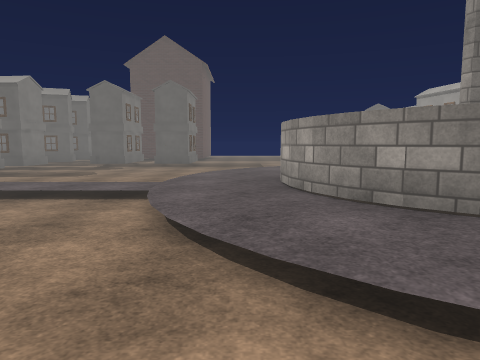
View 1 (above)

24 first-person views from a walk through a Unity game level. The camera is 1.5 m above the floor, tilts 6° down and sees 70° across. The floor is counted in squares, 2 m on a side. Each view is taken from the middle of a square. On the plan, view 1 faces up. The plan holds only what a view shows up to about 11 squares ahead; the rest is blank. The place goes on beyond the plan. The player is left out. Some animated figures are not drawn. Some surface patterns are stand-ins.

View 2
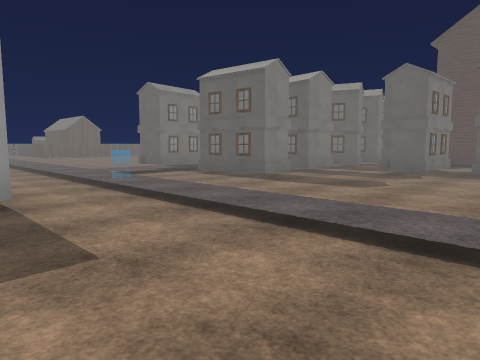

View 3
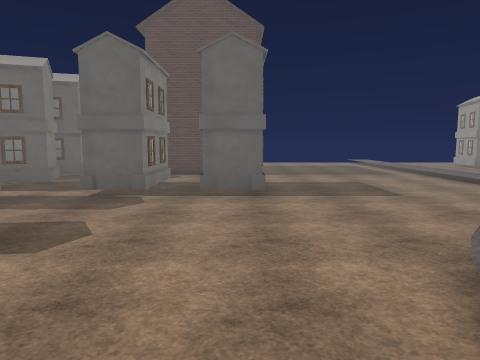

View 4
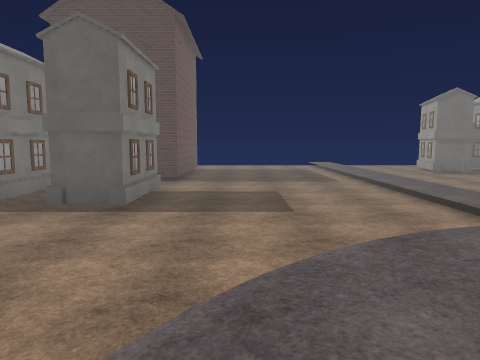

View 5
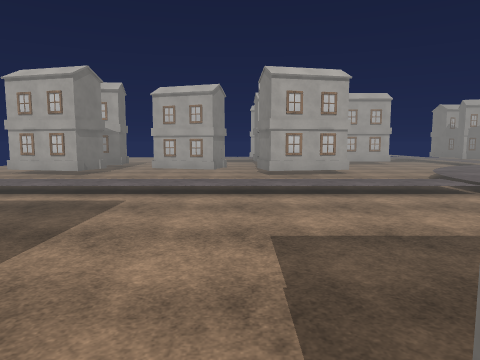

View 6
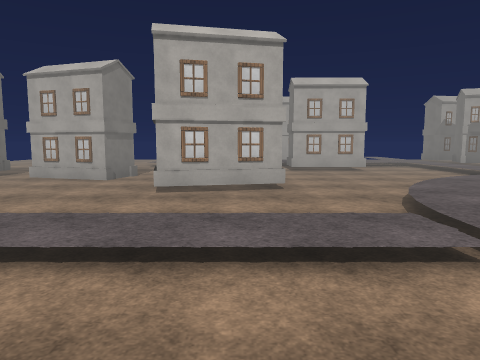

View 7
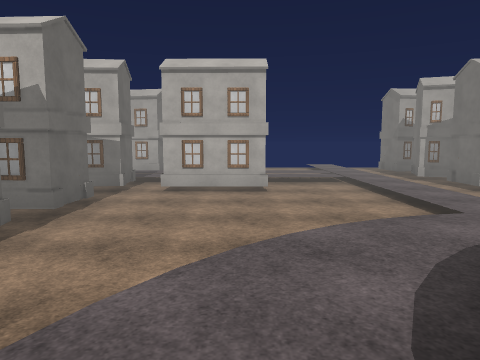

View 8
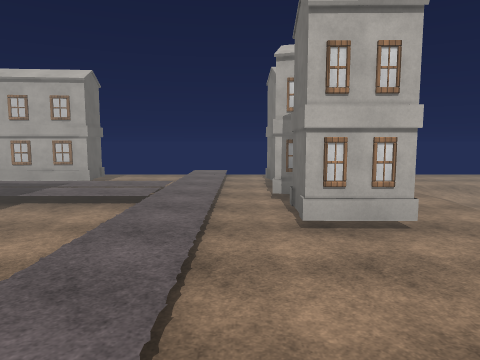

View 9
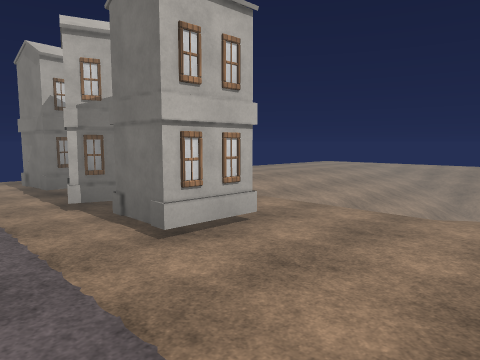

View 10
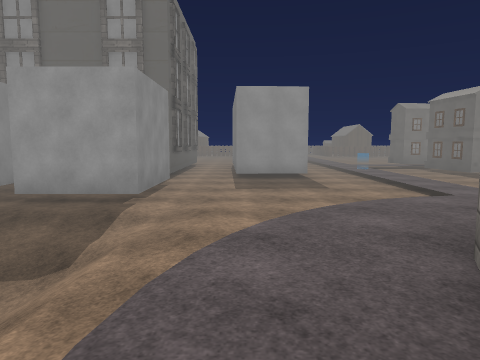

View 11
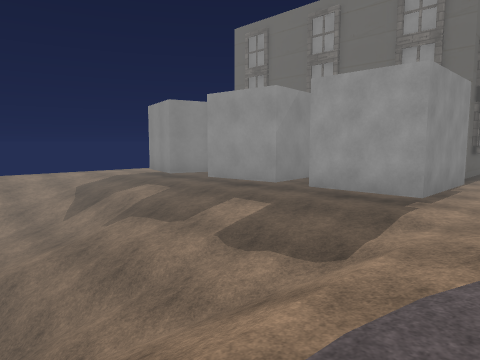

View 12
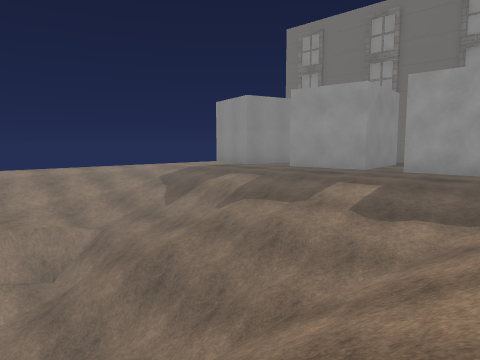

View 13
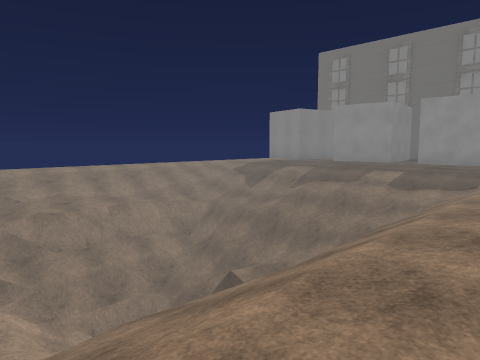

View 14
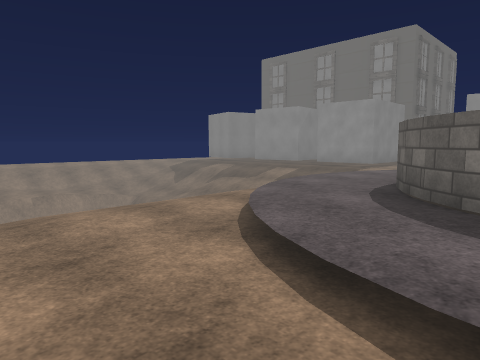

View 15
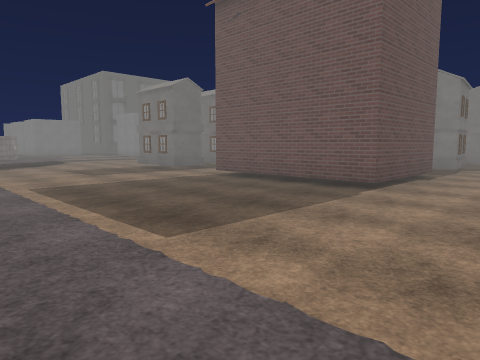

View 16
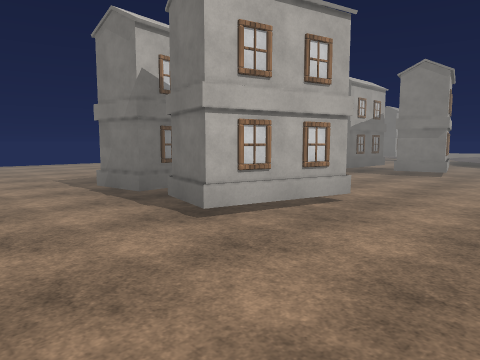

View 17
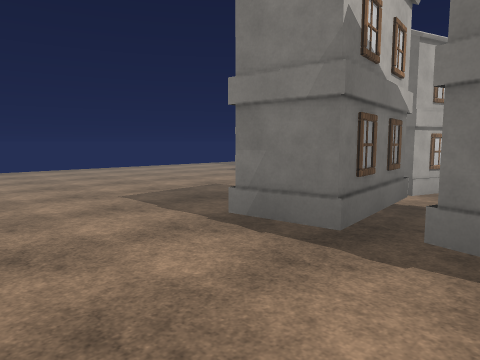

View 18
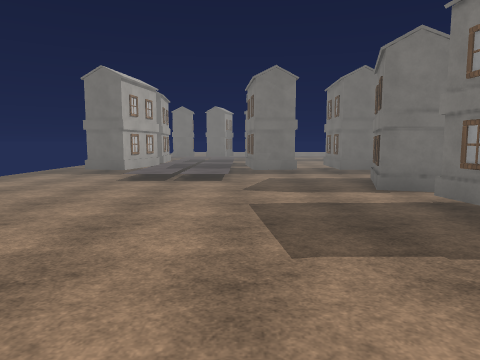

View 19
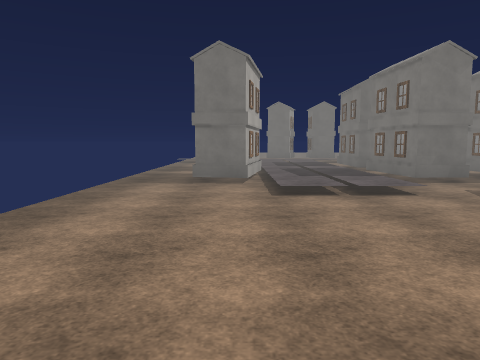

View 20
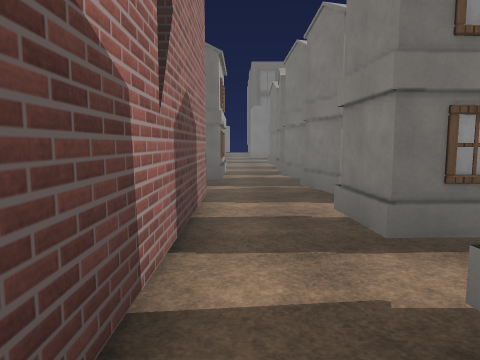

View 21
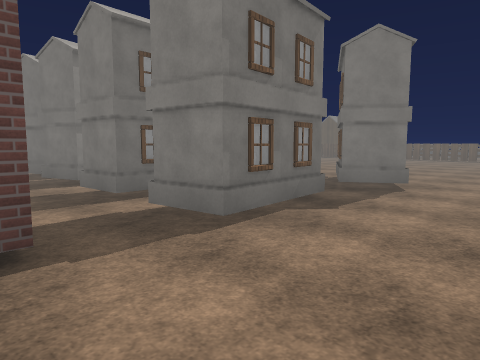

View 22
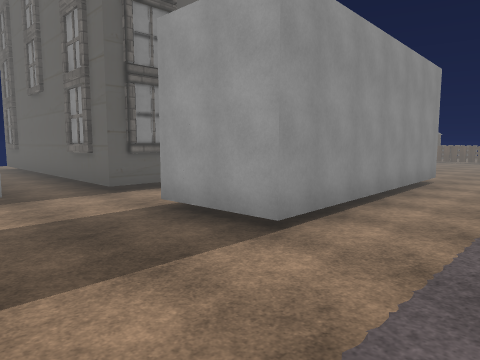

View 23
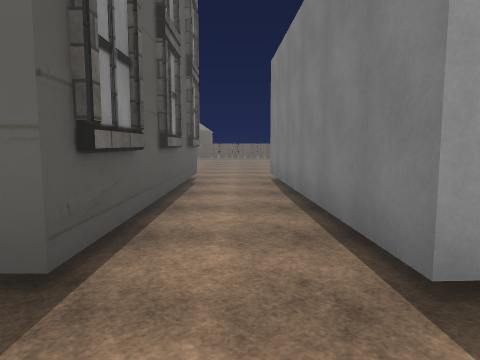

View 24
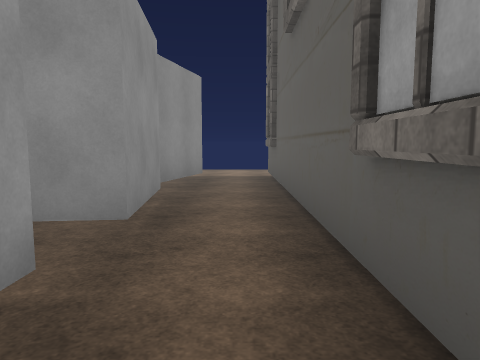

### Floor plan
Key: @ floor where view 1 was taken; # wall or solid block; . main floor; : floor 0.25 m higher than the main floor; + floor 0.5 m higher than the main floor; / step, stairs or slope; = window, fence, low wall or low ledge; H house; O other object.
Columns run from 10 left of view 1 to 17 right of it. Each row starts with its distance up from view 1.
 21    ....    ..//...... .
 20 .............//...........
 19 H............//.............
 18 #.H##.###....//..#.#........
 17    ...# #....//.HH.H........
 16   H##.# #....//.............
 15     ..###....//....#........
 14   H##........//....H..///...
 13   H##........//......./++...
 12   H##.#.#....//..H.H.H/++H..
 11    ...H.H....//..#.#.#/++#..
 10   H#H........//......./++...
  9    ........//+//.....#/++#..
  8 H/##H...../++ +++....H/++H..
  7 //........++    +/..../++...
  6 //......./+     ++..../++...
  5 :::O:::::/+#      ++++++++++
  4 ........./+##  ##+/.........
  3 ........./++####++...H.H.H..
  2 #####...../++++++/.....
  1 #####.....//++++//......
  0 ..........@/////////   //.
 -1 #####.###.//////////   //...
 -2     #.###./////   //  ///...
 -3     #...../////       ///.
 -4     #.###.//////=    ////.
 -5     #.###.////////// ////
 -6     #.....////////// ///
 -7     #..##.////==/=/////
 -8     #.###.////////////
 -9     #..  ./////////
-10     ...  ./////////
-11      ..   .....  ..

Positions as (right, up) in squares from view 1, and headings:
1: (0, 0), facing up
2: (-1, 2), facing up-left
3: (-2, 5), facing up
4: (0, 6), facing up
5: (-2, 13), facing right
6: (1, 11), facing right
7: (4, 8), facing right
8: (7, 4), facing right
9: (8, 5), facing down-right
10: (4, 1), facing left
11: (4, 1), facing down-left
12: (6, 0), facing down-left
13: (10, 1), facing down-left
14: (9, 4), facing down-left
15: (4, 21), facing down-left
16: (4, 21), facing down-right
17: (7, 21), facing down-right
18: (12, 21), facing down
19: (15, 19), facing down
20: (-5, 19), facing down
21: (-4, 21), facing down-left
22: (-3, 5), facing down-left
23: (-4, 0), facing left
24: (-5, -1), facing down
